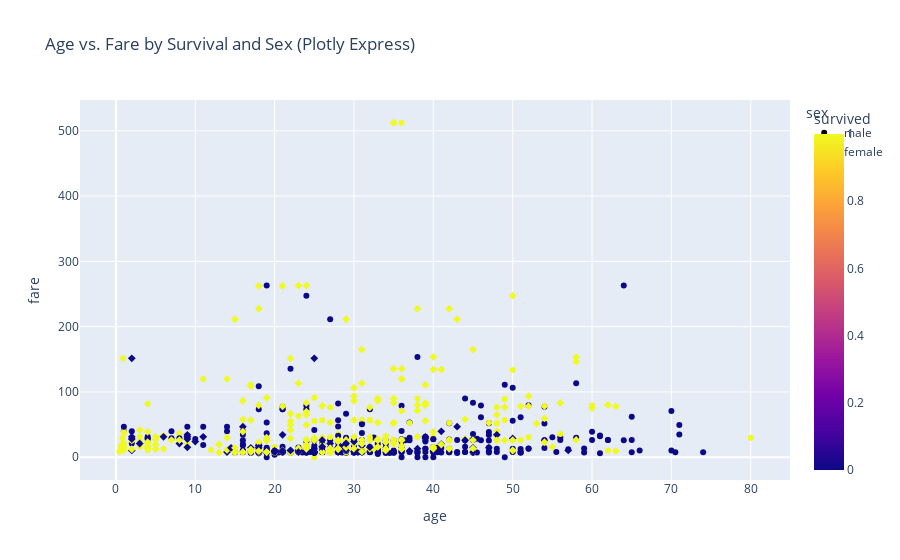
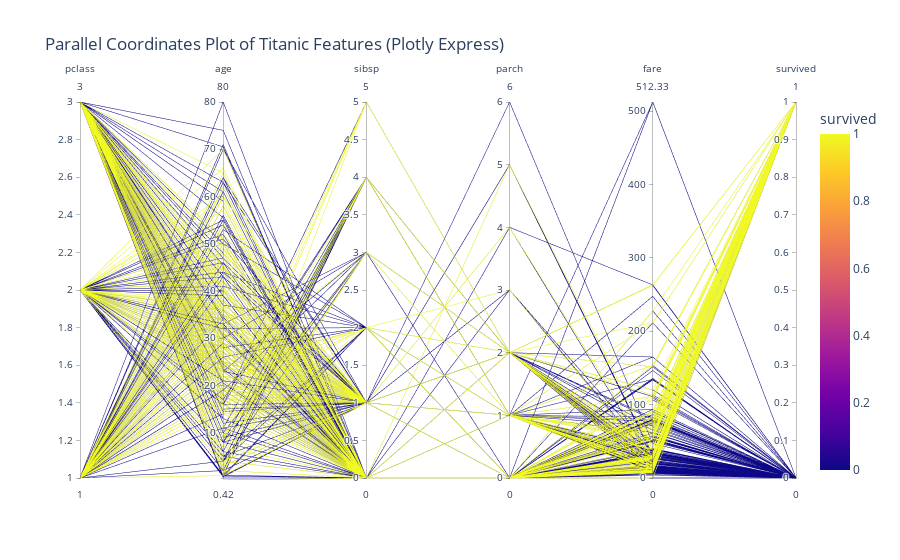

These figures' notebook cell, in order:
### Code cell
# Multivariate Visualizations

# Seaborn

# Scatter Plot with Hue and Style for more dimensions
sns.scatterplot(x='age', y='fare', hue='survived', style='sex', data=titanic_df.dropna(subset=['age', 'fare']))
plt.title('Age vs. Fare by Survival and Sex (Seaborn)')
plt.xlabel('Age')
plt.ylabel('Fare')
plt.show()

# Plotly Express

# Scatter Plot with Color and Symbol
fig = px.scatter(titanic_df.dropna(subset=['age', 'fare']), x='age', y='fare', color='survived', symbol='sex',
                 title='Age vs. Fare by Survival and Sex (Plotly Express)')
fig.show()

# Parallel Coordinates Plot (for relevant numerical features)
numerical_cols = ['pclass', 'age', 'sibsp', 'parch', 'fare', 'survived']
fig = px.parallel_coordinates(titanic_df[numerical_cols].dropna(), color='survived',
                                title='Parallel Coordinates Plot of Titanic Features (Plotly Express)')
fig.show()

### Figure 1 — Plotly figure (JSON) as saved in the notebook; plotly's stock layout.template omitted (floating-point values rounded to 4 significant figures; data arrays with more than 128 entries replaced by an {"elided": "..."} marker saying what was removed)
{"data": [{"hovertemplate": "sex=male<br>age=%{x}<br>fare=%{y}<br>survived=%{marker.color}<extra></extra>", "legendgroup": "male", "marker": {"color": {"elided": "453 int values"}, "coloraxis": "coloraxis", "symbol": "circle"}, "mode": "markers", "name": "male", "orientation": "v", "showlegend": true, "type": "scatter", "x": {"elided": "453 float values"}, "xaxis": "x", "y": {"elided": "453 float values"}, "yaxis": "y"}, {"hovertemplate": "sex=female<br>age=%{x}<br>fare=%{y}<br>survived=%{marker.color}<extra></extra>", "legendgroup": "female", "marker": {"color": {"elided": "261 int values"}, "coloraxis": "coloraxis", "symbol": "diamond"}, "mode": "markers", "name": "female", "orientation": "v", "showlegend": true, "type": "scatter", "x": {"elided": "261 float values"}, "xaxis": "x", "y": {"elided": "261 float values"}, "yaxis": "y"}], "layout": {"autosize": true, "coloraxis": {"colorbar": {"title": {"text": "survived"}}, "colorscale": [[0, "#0d0887"], [0.1111, "#46039f"], [0.2222, "#7201a8"], [0.3333, "#9c179e"], [0.4444, "#bd3786"], [0.5556, "#d8576b"], [0.6667, "#ed7953"], [0.7778, "#fb9f3a"], [0.8889, "#fdca26"], [1, "#f0f921"]]}, "legend": {"title": {"text": "sex"}, "tracegroupgap": 0}, "title": {"text": "Age vs. Fare by Survival and Sex (Plotly Express)"}, "xaxis": {"anchor": "y", "autorange": true, "domain": [0, 1], "range": [-4.647, 85.07], "title": {"text": "age"}, "type": "linear"}, "yaxis": {"anchor": "x", "autorange": true, "domain": [0, 1], "range": [-42.28, 554.6], "title": {"text": "fare"}, "type": "linear"}}}

### Figure 2 — Plotly figure (JSON) as saved in the notebook; plotly's stock layout.template omitted (floating-point values rounded to 4 significant figures; data arrays with more than 128 entries replaced by an {"elided": "..."} marker saying what was removed)
{"data": [{"dimensions": [{"label": "pclass", "values": {"elided": "861 int values"}}, {"label": "age", "values": {"elided": "861 float values"}}, {"label": "sibsp", "values": {"elided": "861 int values"}}, {"label": "parch", "values": {"elided": "861 int values"}}, {"label": "fare", "values": {"elided": "861 float values"}}, {"label": "survived", "values": {"elided": "861 int values"}}], "domain": {"x": [0, 1], "y": [0, 1]}, "line": {"color": {"elided": "861 int values"}, "coloraxis": "coloraxis"}, "name": "", "type": "parcoords"}], "layout": {"autosize": true, "coloraxis": {"colorbar": {"title": {"text": "survived"}}, "colorscale": [[0, "#0d0887"], [0.1111, "#46039f"], [0.2222, "#7201a8"], [0.3333, "#9c179e"], [0.4444, "#bd3786"], [0.5556, "#d8576b"], [0.6667, "#ed7953"], [0.7778, "#fb9f3a"], [0.8889, "#fdca26"], [1, "#f0f921"]]}, "legend": {"tracegroupgap": 0}, "title": {"text": "Parallel Coordinates Plot of Titanic Features (Plotly Express)"}}}
